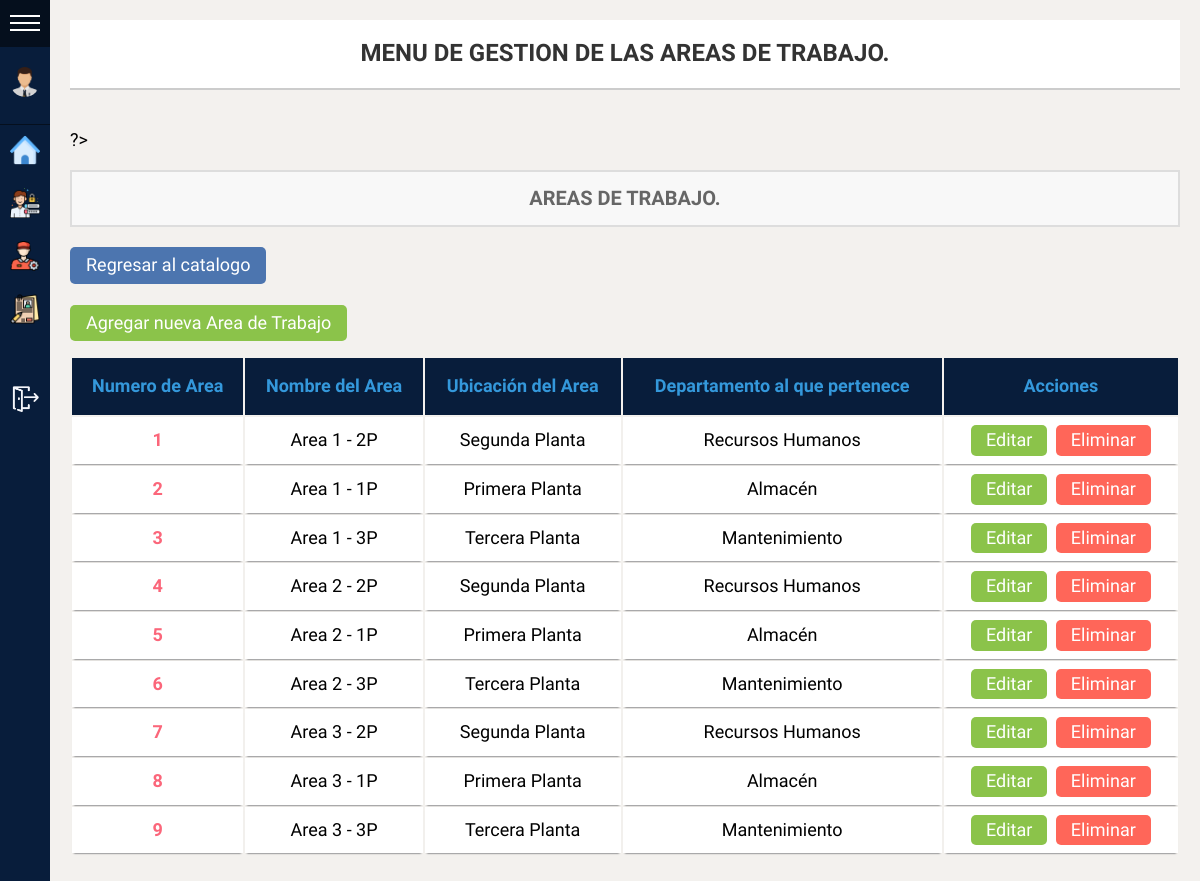
The page /Data/CRUDubi/gestionArea.php (signed in) on the database its author committed.
### tables this page shows
CREATE TABLE areas (
    idArea INT AUTO_INCREMENT PRIMARY KEY,
    nombre VARCHAR (30) NOT NULL,
    ubicacion VARCHAR (200) NOT NULL,
    idDepartamento INT,
    FOREIGN KEY (idDepartamento) REFERENCES departamentos(idDepartamento)
);

CREATE TABLE departamentos (
    idDepartamento INT AUTO_INCREMENT PRIMARY KEY,
    nomDepartamento VARCHAR (30) NOT NULL,
    descripcion VARCHAR (200) NOT NULL,
    numTel CHAR (15) NOT NULL UNIQUE
);

### Data/conexionDB.php (called while the page is built, shortened)
<?php
class conexionDB{
    private $HOST = "";
    private $USER = "";
    private $PASS = "";
    private $DB = "";
    protected $connection;
    public function __construct(){
        $this->HOST="localhost";
        $this->USER="root";
        $this->PASS="";
        $this->DB="requests";
    }
    public function connect(){
        $this->connection = mysqli_connect($this->HOST, $this->USER, $this->PASS, $this->DB);
        if($this->connection){
            return true;
        }else{
            return false;
        }
    }
    public function execquery($query){
        $this->dataset = mysqli_query($this->connection,$query);
        if($this->dataset){
            return $this->dataset;
        }else{
            return 0;
        }
    }
}
?>

### Data/CRUDubi/gestionArea.php (the view, shortened to what this page needs)
<!DOCTYPE html>
<html lang="en">
<head>
	<link rel="stylesheet" href="../../CSS/normalize.css">
	<link rel="stylesheet" href="../../CSS/sidemenu.css">
</head>
<body>
	<div id="sidemenu" class="menu-collapsed">
		<div id="header">
			<div id="menu-btn">
				<div class="btn-hamburger"></div>
				<div class="btn-hamburger"></div>
				<div class="btn-hamburger"></div>
			</div>
		</div>
		<div id="profile">
			<?php
			if (!isset($_SESSION['profile_pic'])) {
				echo '<div id="photo"><img src="../../img/profiles_pics/usuario.png" alt="Usuario"></div>';
			} else {
				echo '<div id="photo"><img src="../../img/profiles_pics/' . $_SESSION['profile_pic'] . '" alt="Usuario"></div>';
			}
			?>
		</div>
		<div id="menu-items">
			<div class="item">
				<a href="../../View/indexAdmin.php">
					<div class="icon"><img src="../../img/homeImagen.png" alt=""></div>
				</a>
			</div>
			<div class="item">
				<a href="../../View/Admin/gestionUsuarios.php">
					<div class="icon"><img src="../../img/gestionUsuarioImagen.png" alt=""></div>
				</a>
			</div>
			<div class="item">
				<a href="../../View/Admin/controlTecnico.php">
					<div class="icon"><img src="../../img/controlTecnicoImagen.png" alt=""></div>
				</a>
			</div>
			<div class="item">
				<a href="../../View/Admin/solicitudes.php">
					<div class="icon"><img src="../../img/requisicionesImagen.png" alt=""></div>
				</a>
			</div>
			<div class="item">
				<a href="../../View/Admin/catalogo.php">
					<div class="icon"><img src="../../img/catalogo.png" alt=""></div>
				</a>
			</div>
			<div class="item">
				<a href="../../App/logout.php">
					<div class="icon"><img src="../../img/logout.png" alt=""></div>
				</a>
			</div>
		</div>
	</div>
	<main class="mainE">
		<div class="containerF">
			<h1>Menu de Gestion de las Areas de Trabajo.</h1>
		</div>
		<?php
		include('Area.php');
		$miobjeto = new Area();
		$dataset = $miobjeto->getAllArea();
		?>
		<div class="containerH">
			<h2>Areas de Trabajo.</h2>
		</div>
		<a href="../../View/Admin/catalogo.php" class="cata">Regresar al catalogo</a>
		<br>
		<br>
		<a href="agregarArea.php" class="btn-agregar">Agregar nueva Area de Trabajo</a>
		<table class="containerT">
			<thead>
				<tr>
					<th>
						<h1>Numero de Area</h1>
					</th>
					<th>
						<h1>Nombre del Area</h1>
					</th>
					<th>
						<h1>Ubicación del Area</h1>
					</th>
					<th>
						<h1>Departamento al que pertenece</h1>
					</th>
					<th>
						<h1>Acciones</h1>
					</th>
				</tr>
			</thead>
			<?php while ($tupla = mysqli_fetch_assoc($dataset)) { ?>
				<tbody>
					<tr>
						<td> <?php echo $tupla['idArea']; ?> </td>
						<td> <?php echo $tupla['nombre']; ?></td>
						<td> <?php echo $tupla['ubicacion']; ?></td>
						<td> <?php echo $miobjeto->getNombreDepartamento($tupla['idDepartamento']); ?></td>
						<td class="actions">
							<input type="button" value="Editar" onclick="location.href='editarArea.php?idArea=<?php echo $tupla['idArea']; ?>'" class="edit-btn">
							<input type="button" value="Eliminar" onclick="location.href='eliminarArea.php?idArea=<?php echo $tupla['idArea']; ?>'" class="delete-btn">
						</td>
					</tr>
				</tbody>
			<?php } ?>
		</table>
	</main>
</body>
</html>
</html>

### CSS/sidemenu.css (style rules this page uses)
:root { --width: 300px; --padding: 10px; --bgcolor: rgb(8, 29, 59); --hovercolor: rgb(5, 15, 29); --width-collapsed: 50px; --fuente: 'Libre Franklin', sans-serif; }
body { background-color: #f3f1ee; font-family: var(--fuente); font-size: 18px; padding: 0; margin: 0; margin-left: var(--width-collapsed); }
#sidemenu { background-color: var(--bgcolor); color: white; position: fixed; height: 100%; left: 0; top: 0; }
#sidemenu a { color: white; text-decoration: none; }
#sidemenu #header { box-sizing: border-box; border-bottom: solid 1px var(--hovercolor); }
#sidemenu #header #title, #sidemenu #header #menu-btn { vertical-align: middle; }
#sidemenu #header #menu-btn { display: inline-block; }
#sidemenu #header #menu-btn { cursor: pointer; padding: 10px; width: var(--width-collapsed); box-sizing: border-box; }
#sidemenu #header #menu-btn .btn-hamburger { background-color: #fff; width: 100%; height: 2px; margin: 5px 0; }
#sidemenu #profile { border-bottom: solid 1px var(--hovercolor); padding: var(--padding) 0; text-align: center; }
#sidemenu #profile #photo { box-sizing: border-box; padding: var(--padding); margin: 0 auto; }
#sidemenu #profile #photo img { border-radius: 50%; width: 60%; }
#sidemenu #profile #photo, #sidemenu #profile #name { font-size: 24px; padding: var(--padding) 0; overflow: hidden; }
#sidemenu #menu-items { overflow:hidden; }
#sidemenu #menu-items .item { width: var(--width); }
#sidemenu #menu-items .item .icon { display: inline-block; }
#sidemenu #menu-items .item .icon, #sidemenu #menu-items .item .title { font-size: 14px; vertical-align: middle; overflow: hidden; display: inline-block; }
#sidemenu #menu-items .item a { display: block; }
#sidemenu #menu-items .item .icon { box-sizing: border-box; padding: var(--padding); width: var(--width-collapsed); }
#sidemenu #menu-items .item .icon img { width: 100%; }
.menu-collapsed { width: var(--width-collapsed); }
.menu-collapsed .item { width: 100px; }

### rows shown on the page
areas: idArea "1", nombre "Area 1 - 2P", ubicacion "Segunda Planta", idDepartamento.nomDepartamento "Recursos Humanos"
areas: idArea "2", nombre "Area 1 - 1P", ubicacion "Primera Planta", idDepartamento.nomDepartamento "Almacén"
areas: idArea "3", nombre "Area 1 - 3P", ubicacion "Tercera Planta", idDepartamento.nomDepartamento "Mantenimiento"
areas: idArea "4", nombre "Area 2 - 2P", ubicacion "Segunda Planta", idDepartamento.nomDepartamento "Recursos Humanos"
areas: idArea "5", nombre "Area 2 - 1P", ubicacion "Primera Planta", idDepartamento.nomDepartamento "Almacén"
areas: idArea "6", nombre "Area 2 - 3P", ubicacion "Tercera Planta", idDepartamento.nomDepartamento "Mantenimiento"
areas: idArea "7", nombre "Area 3 - 2P", ubicacion "Segunda Planta", idDepartamento.nomDepartamento "Recursos Humanos"
areas: idArea "8", nombre "Area 3 - 1P", ubicacion "Primera Planta", idDepartamento.nomDepartamento "Almacén"
areas: idArea "9", nombre "Area 3 - 3P", ubicacion "Tercera Planta", idDepartamento.nomDepartamento "Mantenimiento"
